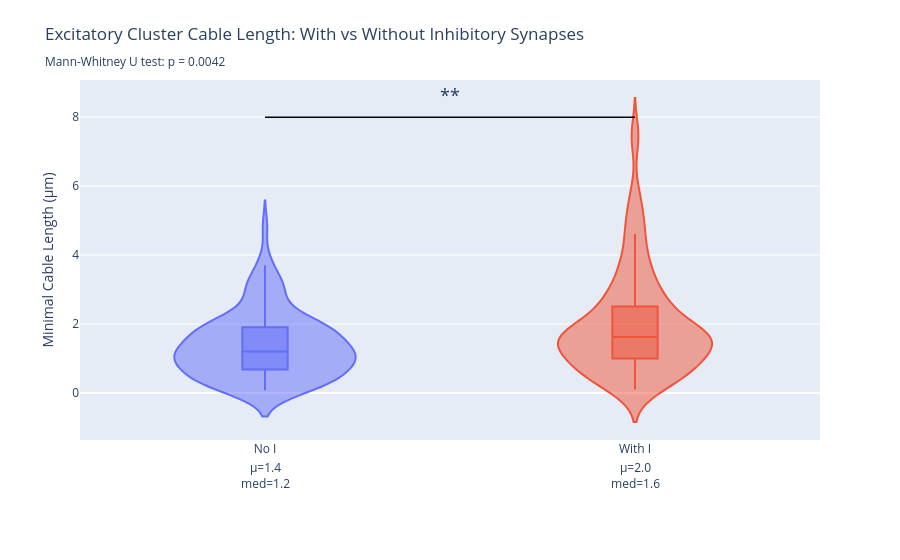

This figure's notebook cell:
### Code cell
# =============================================================================
# 21. STATISTICAL COMPARISON VISUALIZATIONS
# =============================================================================
# Create statistical comparison plots for cluster properties using Mann-Whitney U tests
# Comparing clusters with and without inhibitory synapses

print("=" * 80)
print("CREATING STATISTICAL COMPARISON VISUALIZATIONS")
print("=" * 80)

try:
    importlib.reload(src.visualization.visualization_orchestrator)
    from src.visualization.visualization_orchestrator import create_statistical_comparison_visualizations
    from pathlib import Path
    
    # Set up output directory
    output_base_dir = Path("../figures/microns/n3")
    
    print(f" Output directory: {output_base_dir}")
    print(f" Available data:")
    print(f"   • cluster_df: {len(cluster_df)} excitatory clusters")
    print(f"   • Clusters with I synapses: {len(cluster_df[cluster_df['has_I_associated']])} ({len(cluster_df[cluster_df['has_I_associated']])/len(cluster_df)*100:.1f}%)")
    print(f"   • Clusters without I synapses: {len(cluster_df[~cluster_df['has_I_associated']])} ({len(cluster_df[~cluster_df['has_I_associated']])/len(cluster_df)*100:.1f}%)")
    
    # Create statistical comparison visualizations
    print("\n Creating statistical comparison visualizations...")
    statistical_figures = create_statistical_comparison_visualizations(
        cluster_df=cluster_df,
        neuron_id="n3",
        output_base_dir=output_base_dir,
        save_plots=True
    )
    
    print(f"\n Created {len(statistical_figures)} statistical comparison plots successfully!")
    print(" Created statistical comparisons:")
    for name, fig in statistical_figures.items():
        print(f"   • {name}")
    
    # Show the first plot as an example
    if statistical_figures:
        first_fig = list(statistical_figures.values())[0]
        first_fig.show()
        
except Exception as e:
    print(f" Error creating statistical comparison visualizations: {e}")
    print(" This might be because cluster_df doesn't have the expected column names")
    print(" Available columns in cluster_df:", list(cluster_df.columns) if 'cluster_df' in locals() else "cluster_df not found")
    import traceback
    traceback.print_exc()

### Figure 1 — Plotly figure (JSON) as saved in the notebook; plotly's stock layout.template omitted (floating-point values rounded to 4 significant figures)
{"data": [{"alignmentgroup": "True", "box": {"visible": true}, "hovertemplate": "=%{x}<br>Minimal Cable Length (μm)=%{y}<extra></extra>", "legendgroup": "No I", "marker": {"color": "#636efa"}, "name": "No I", "offsetgroup": "No I", "orientation": "v", "points": false, "scalegroup": "True", "showlegend": true, "type": "violin", "x": ["No I", "No I", "No I", "No I", "No I", "No I", "No I", "No I", "No I", "No I", "No I", "No I", "No I", "No I", "No I", "No I", "No I", "No I", "No I", "No I", "No I", "No I", "No I", "No I", "No I", "No I", "No I", "No I", "No I", "No I", "No I", "No I", "No I", "No I", "No I", "No I", "No I", "No I", "No I", "No I", "No I", "No I", "No I", "No I", "No I", "No I", "No I", "No I", "No I", "No I", "No I", "No I", "No I", "No I", "No I", "No I", "No I", "No I", "No I", "No I", "No I", "No I", "No I", "No I", "No I", "No I", "No I", "No I", "No I", "No I", "No I", "No I", "No I", "No I", "No I", "No I", "No I", "No I", "No I", "No I", "No I", "No I", "No I", "No I", "No I", "No I", "No I", "No I", "No I", "No I", "No I", "No I", "No I", "No I", "No I", "No I", "No I", "No I", "No I", "No I", "No I", "No I", "No I", "No I", "No I"], "x0": " ", "xaxis": "x", "y": [2.106, 1.525, 4.819, 1.709, 0.6048, 1.904, 1.111, 0.5887, 0.5052, 1.952, 1.103, 1.488, 1.303, 2.397, 1.24, 0.9113, 0.4422, 0.3996, 0.2051, 2.4, 2.904, 1.407, 0.3092, 0.9354, 1.352, 0.9029, 1.239, 1.015, 0.1935, 1.788, 1.005, 1.761, 0.8047, 0.7031, 0.3127, 1.685, 1.695, 1.612, 0.6107, 1.312, 0.5062, 1.124, 1.004, 1.207, 2.406, 2.401, 0.07923, 0.4232, 0.7008, 2.392, 0.2069, 1.507, 0.9214, 2.806, 0.09148, 1.128, 1.436, 0.8926, 2.01, 3.026, 1.98, 3.702, 0.6259, 1.813, 0.1013, 1.715, 1.977, 0.1014, 0.4924, 0.1508, 3.318, 0.302, 0.8174, 0.304, 0.7116, 1.944, 3.812, 1.132, 2.013, 1.125, 1.025, 1.915, 3.118, 1.003, 1.902, 1.888, 3.309, 3.011, 1.126, 1.928, 1.601, 1.951, 1.747, 1.218, 1.203, 0.7955, 0.6996, 1.102, 0.4793, 3.123, 0.212, 1.417, 0.1061, 1.102, 0.2999], "y0": " ", "yaxis": "y"}, {"alignmentgroup": "True", "box": {"visible": true}, "hovertemplate": "=%{x}<br>Minimal Cable Length (μm)=%{y}<extra></extra>", "legendgroup": "With I", "marker": {"color": "#EF553B"}, "name": "With I", "offsetgroup": "With I", "orientation": "v", "points": false, "scalegroup": "True", "showlegend": true, "type": "violin", "x": ["With I", "With I", "With I", "With I", "With I", "With I", "With I", "With I", "With I", "With I", "With I", "With I", "With I", "With I", "With I", "With I", "With I", "With I", "With I", "With I", "With I", "With I", "With I", "With I", "With I", "With I", "With I", "With I", "With I", "With I", "With I", "With I", "With I", "With I", "With I", "With I", "With I", "With I", "With I", "With I", "With I", "With I", "With I", "With I", "With I", "With I", "With I", "With I", "With I", "With I", "With I", "With I", "With I", "With I", "With I", "With I", "With I", "With I", "With I", "With I", "With I", "With I", "With I", "With I", "With I", "With I", "With I", "With I", "With I", "With I", "With I", "With I", "With I", "With I", "With I", "With I", "With I", "With I", "With I", "With I", "With I", "With I", "With I", "With I", "With I", "With I", "With I", "With I", "With I", "With I", "With I", "With I", "With I", "With I", "With I", "With I", "With I", "With I", "With I", "With I", "With I"], "x0": " ", "xaxis": "x", "y": [0.2015, 1.002, 4.832, 1.431, 0.3985, 1.405, 2.799, 2.506, 2.666, 1.525, 0.8002, 1.002, 3.308, 0.1953, 3.006, 5.422, 3.702, 0.6033, 1.378, 1.574, 0.6003, 0.1017, 0.9013, 1.206, 1.106, 2.305, 1.831, 3.531, 2.405, 1.141, 1.947, 3.588, 1.405, 2.322, 2.101, 4.912, 2.503, 0.6024, 0.3012, 0.7991, 1.602, 1.705, 7.61, 2.492, 0.9053, 0.4043, 1.752, 1.62, 1.302, 2.102, 1.697, 1.405, 4.282, 3.799, 1.577, 0.5965, 1.512, 1.007, 1.018, 0.9055, 0.9994, 1.708, 0.4019, 0.4049, 1.314, 3.218, 1.713, 1.653, 0.6169, 1.687, 0.9975, 1.306, 1.21, 5.339, 1.8, 4.605, 0.4028, 1.605, 1.807, 0.3011, 3.905, 2.126, 1.671, 1.688, 7.282, 2.51, 4.354, 0.4983, 3.079, 1.592, 0.92, 2.613, 1.802, 3.015, 0.8264, 2.497, 5.885, 2.902, 1.855, 0.1002, 1.625], "y0": " ", "yaxis": "y"}], "layout": {"annotations": [{"font": {"size": 18}, "showarrow": false, "text": "**", "x": 0.5, "xref": "paper", "y": 8.219, "yanchor": "bottom", "yref": "y"}, {"align": "center", "font": {"size": 12}, "showarrow": false, "text": "μ=1.4<br>med=1.2", "x": "No I", "xref": "x", "y": -0.15, "yref": "paper"}, {"align": "center", "font": {"size": 12}, "showarrow": false, "text": "μ=2.0<br>med=1.6", "x": "With I", "xref": "x", "y": -0.15, "yref": "paper"}], "legend": {"title": {"text": ""}, "tracegroupgap": 0}, "margin": {"b": 120, "t": 80}, "shapes": [{"line": {"color": "black", "width": 1.5}, "type": "line", "x0": 0.25, "x1": 0.75, "xref": "paper", "y0": 7.99, "y1": 7.99, "yref": "y"}], "showlegend": false, "title": {"text": "Excitatory Cluster Cable Length: With vs Without Inhibitory Synapses<br><sub>Mann-Whitney U test: p = 0.0042</sub>"}, "violinmode": "overlay", "xaxis": {"anchor": "y", "categoryarray": ["No I", "With I"], "categoryorder": "array", "domain": [0, 1], "title": {"text": ""}}, "yaxis": {"anchor": "x", "domain": [0, 1], "title": {"text": "Minimal Cable Length (μm)"}}}}
